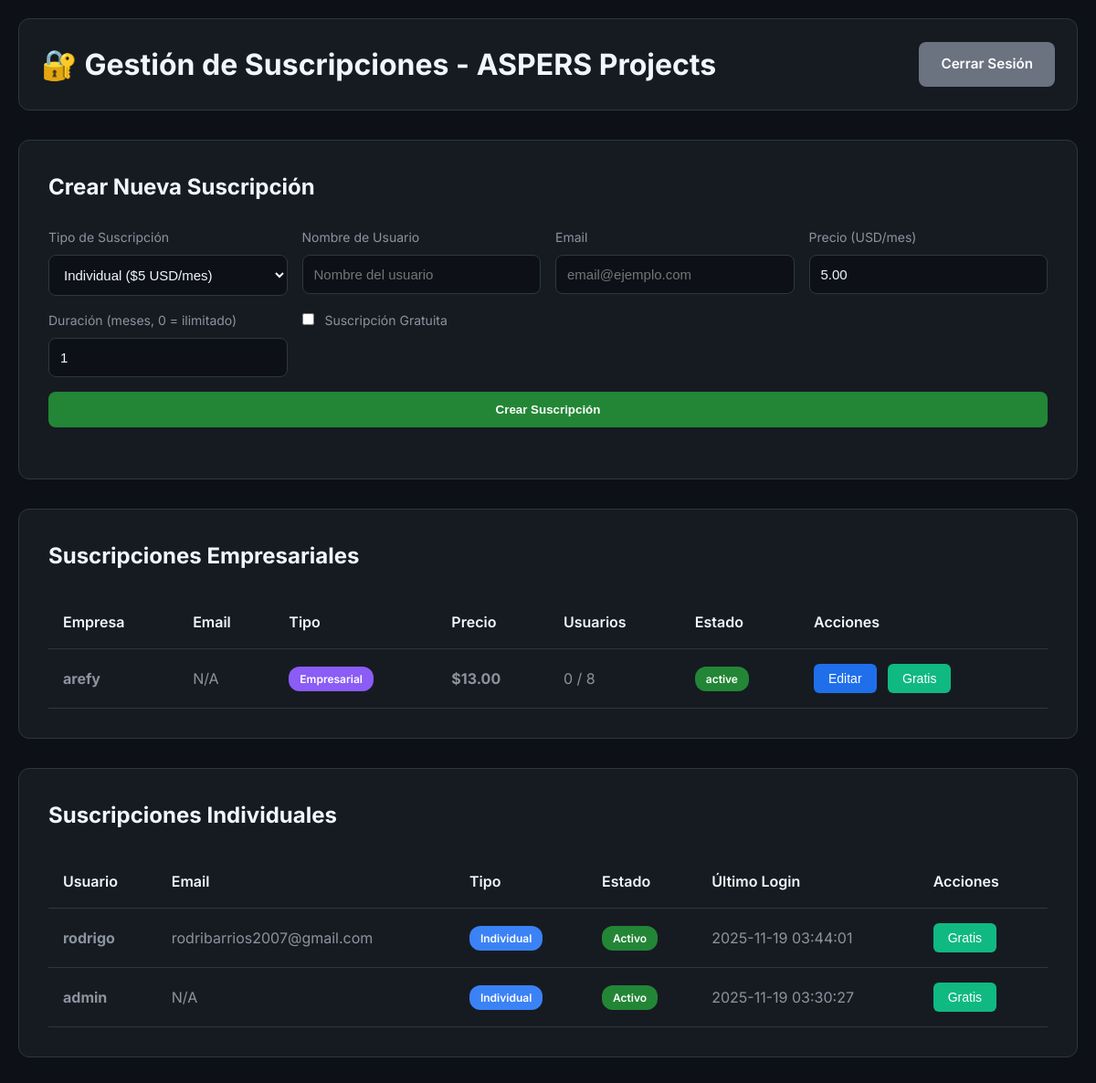
Screenshot of /admin/subscriptions (signed in) with the database file from the repository.
### tables this page shows
CREATE TABLE companies (
            id INTEGER PRIMARY KEY AUTOINCREMENT,
            name TEXT UNIQUE NOT NULL,
            contact_email TEXT,
            contact_phone TEXT,
            subscription_status TEXT DEFAULT 'active',
            subscription_start_date TIMESTAMP DEFAULT CURRENT_TIMESTAMP,
            subscription_end_date TIMESTAMP,
            max_users INTEGER DEFAULT 8,
            max_admins INTEGER DEFAULT 3,
            created_at TIMESTAMP DEFAULT CURRENT_TIMESTAMP,
            created_by INTEGER,
            is_active BOOLEAN DEFAULT 1,
            notes TEXT, subscription_type TEXT DEFAULT 'enterprise', subscription_price REAL DEFAULT 13.0,
            FOREIGN KEY (created_by) REFERENCES users(id)
        );

CREATE TABLE users (
            id INTEGER PRIMARY KEY AUTOINCREMENT,
            username TEXT UNIQUE NOT NULL,
            email TEXT UNIQUE,
            password_hash TEXT NOT NULL,
            role TEXT DEFAULT 'user',
            is_active BOOLEAN DEFAULT 1,
            created_at TIMESTAMP DEFAULT CURRENT_TIMESTAMP,
            last_login TIMESTAMP,
            created_by TEXT
        , roles TEXT DEFAULT '["user"]', company_id INTEGER);

### web_app/app.py (the view, shortened to what this page needs)
@app.route('/admin/subscriptions', methods=['GET', 'POST'])
def admin_subscriptions():
    if not session.get('admin_subscriptions'):
        return render_template('admin_subscriptions_login.html')
    from auth import list_companies, list_users, create_company, update_company
    companies = list_companies()
    users = list_users()
    individual_users = [u for u in users if not u.get('company_id')]
    company_users = [u for u in users if u.get('company_id')]
    return render_template('admin_subscriptions.html',
                         companies=companies,
                         individual_users=individual_users,
                         company_users=company_users)

### web_app/templates/admin_subscriptions.html (shortened to what this page needs)
<!DOCTYPE html>
<html lang="es">
<head>
    <link rel="stylesheet" href="{{ url_for('static', filename='css/style.css') }}">
</head>
<body>
    <div class="admin-container">
        <div class="admin-header">
            <h1>🔐 Gestión de Suscripciones - ASPERS Projects</h1>
            <a href="/admin/subscriptions/logout" class="btn btn-secondary">Cerrar Sesión</a>
        </div>
        <div class="subscription-section">
            <h2 class="section-title">Crear Nueva Suscripción</h2>
            <form id="create-subscription-form" class="subscription-form">
                <div class="form-group">
                    <label>Tipo de Suscripción</label>
                    <select id="subscription-type" required>
                        <option value="individual">Individual ($5 USD/mes)</option>
                    </select>
                </div>
                <div class="form-group" id="username-group">
                    <label>Nombre de Usuario</label>
                    <input type="text" id="username" placeholder="Nombre del usuario" required>
                </div>
                <div class="form-group">
                    <label>Email</label>
                    <input type="email" id="email" placeholder="email@ejemplo.com">
                </div>
                <div class="form-group">
                    <label>Precio (USD/mes)</label>
                    <input type="number" id="price" step="0.01" value="5.00" required>
                </div>
                <div class="form-group">
                    <label>Duración (meses, 0 = ilimitado)</label>
                    <input type="number" id="duration" value="1" min="0">
                </div>
                <div class="form-group">
                    <label>
                        <input type="checkbox" id="is-free" style="margin-right: 0.5rem;">
                        Suscripción Gratuita
                    </label>
                </div>
                <div class="form-group" style="grid-column: 1 / -1;">
                    <button type="submit" class="btn-create">Crear Suscripción</button>
                </div>
            </form>
        </div>
        <div class="subscription-section">
            <h2 class="section-title">Suscripciones Empresariales</h2>
            <table class="subscriptions-table">
                <thead>
                    <tr>
                        <th>Empresa</th>
                        <th>Email</th>
                        <th>Tipo</th>
                        <th>Precio</th>
                        <th>Usuarios</th>
                        <th>Estado</th>
                        <th>Acciones</th>
                    </tr>
                </thead>
                <tbody id="companies-table-body">
                    {% for company in companies %}
                    <tr>
                        <td><strong>{{ company.name }}</strong></td>
                        <td>{{ company.contact_email or 'N/A' }}</td>
                        <td><span class="badge badge-enterprise">Empresarial</span></td>
                        <td class="price">${{ "%.2f"|format(company.subscription_price or 13.0) }}</td>
                        <td>{{ company.current_users }} / {{ company.max_users }}</td>
                        <td>
                            <span class="badge {% if company.subscription_status == 'active' %}badge-active{% else %}badge-inactive{% endif %}">
                                {{ company.subscription_status or 'active' }}
                            </span>
                        </td>
                        <td>
                            <button class="btn-action btn-edit" onclick="editCompany({{ company.id }})">Editar</button>
                            <button class="btn-action btn-free" onclick="makeFree({{ company.id }}, 'company')">Gratis</button>
                        </td>
                    </tr>
                    {% endfor %}
                </tbody>
            </table>
        </div>
        <div class="subscription-section">
            <h2 class="section-title">Suscripciones Individuales</h2>
            <table class="subscriptions-table">
                <thead>
                    <tr>
                        <th>Usuario</th>
                        <th>Email</th>
                        <th>Tipo</th>
                        <th>Estado</th>
                        <th>Último Login</th>
                        <th>Acciones</th>
                    </tr>
                </thead>
                <tbody id="individual-users-table-body">
                    {% for user in individual_users %}
                    <tr>
                        <td><strong>{{ user.username }}</strong></td>
                        <td>{{ user.email or 'N/A' }}</td>
                        <td><span class="badge badge-individual">Individual</span></td>
                        <td>
                            <span class="badge {% if user.is_active %}badge-active{% else %}badge-inactive{% endif %}">
                                {{ 'Activo' if user.is_active else 'Inactivo' }}
                            </span>
                        </td>
                        <td>{{ user.last_login or 'Nunca' }}</td>
                        <td>
                            <button class="btn-action btn-free" onclick="makeFree({{ user.id }}, 'user')">Gratis</button>
                        </td>
                    </tr>
                    {% endfor %}
                </tbody>
            </table>
        </div>
    </div>
</body>
</html>

### web_app/static/css/style.css (style rules this page uses)
:root { --bg-primary: #0d1117; --bg-secondary: #161b22; --bg-tertiary: #21262d; --bg-card: #161b22; --text-primary: #f0f6fc; --text-secondary: #8b949e; --text-muted: #6e7681; --accent-primary: #238636; --accent-primary-hover: #2ea043; --accent-secondary: #1f6feb; --accent-secondary-hover: #388bfd; --accent-warning: #d29922; --accent-danger: #f85149; --accent-info: #58a6ff; --border: #30363d; --border-light: #21262d; --shadow-sm: 0 1px 3px rgba(0, 0, 0, 0.3); --shadow-md: 0 4px 6px rgba(0, 0, 0, 0.4); --shadow-lg: 0 10px 25px rgba(0, 0, 0, 0.5); --transition: all 0.3s cubic-bezier(0.4, 0, 0.2, 1); }
* { margin: 0; padding: 0; box-sizing: border-box; }
body { font-family: 'Inter', -apple-system, BlinkMacSystemFont, 'Segoe UI', sans-serif; background: var(--bg-primary); color: var(--text-primary); line-height: 1.6; overflow-x: hidden; }
.btn { display: inline-flex; align-items: center; gap: 8px; padding: 12px 24px; border: none; border-radius: 8px; font-weight: 600; font-size: 0.95rem; cursor: pointer; transition: var(--transition); text-decoration: none; font-family: inherit; }
.section-title { font-size: 2.5rem; font-weight: 700; margin-bottom: 1rem; }

### web_app/templates/admin_subscriptions.html (style rules this page uses)
body { background: var(--bg-primary); padding: 20px; }
.admin-header { max-width: 1400px; margin: 0 auto 2rem; display: flex; justify-content: space-between; align-items: center; padding: 1.5rem; background: var(--bg-card); border: 1px solid var(--border); border-radius: 12px; }
.admin-header h1 { color: var(--text-primary); font-size: 2rem; margin: 0; }
.admin-container { max-width: 1400px; margin: 0 auto; }
.subscription-section { background: var(--bg-card); border: 1px solid var(--border); border-radius: 12px; padding: 2rem; margin-bottom: 2rem; }
.section-title { color: var(--text-primary); font-size: 1.5rem; font-weight: 700; margin-bottom: 1.5rem; }
.subscription-form { display: grid; grid-template-columns: repeat(auto-fit, minmax(250px, 1fr)); gap: 1rem; margin-bottom: 1.5rem; }
.form-group { display: flex; flex-direction: column; }
.form-group label { color: var(--text-secondary); font-size: 0.875rem; margin-bottom: 0.5rem; }
.form-group input, .form-group select { padding: 0.75rem; background: var(--bg-primary); border: 1px solid var(--border); border-radius: 8px; color: var(--text-primary); font-size: 0.9375rem; }
.btn-create { padding: 0.75rem 1.5rem; background: var(--accent-primary); color: white; border: none; border-radius: 8px; font-weight: 600; cursor: pointer; transition: background 0.3s; }
.subscriptions-table { width: 100%; border-collapse: collapse; margin-top: 1rem; }
.subscriptions-table th, .subscriptions-table td { padding: 1rem; text-align: left; border-bottom: 1px solid var(--border); }
.subscriptions-table th { color: var(--text-primary); font-weight: 600; background: var(--bg-secondary); }
.subscriptions-table td { color: var(--text-secondary); }
.badge { display: inline-block; padding: 0.25rem 0.75rem; border-radius: 12px; font-size: 0.75rem; font-weight: 600; }
.badge-active { background: var(--accent-primary); color: white; }
.badge-individual { background: #3b82f6; color: white; }
.badge-enterprise { background: #8b5cf6; color: white; }
.price { font-weight: 700; color: var(--accent-primary); }
.btn-action { padding: 0.5rem 1rem; margin-right: 0.5rem; border: none; border-radius: 6px; cursor: pointer; font-size: 0.875rem; font-weight: 500; transition: all 0.3s; }
.btn-edit { background: var(--accent-secondary); color: white; }
.btn-free { background: #10b981; color: white; }
.btn-secondary { background: #6b7280; color: white; }

### rows the page displays
companies: name "arefy", contact_email "N/A", subscription_price "13.00", current_users "0", max_users "8", subscription_status "active"
users: username "rodrigo", email "rodribarrios2007@gmail.com", is_active "Activo", last_login "2025-11-19 03:44:01"
users: username "admin", email "N/A", is_active "Activo", last_login "2025-11-19 03:30:27"
